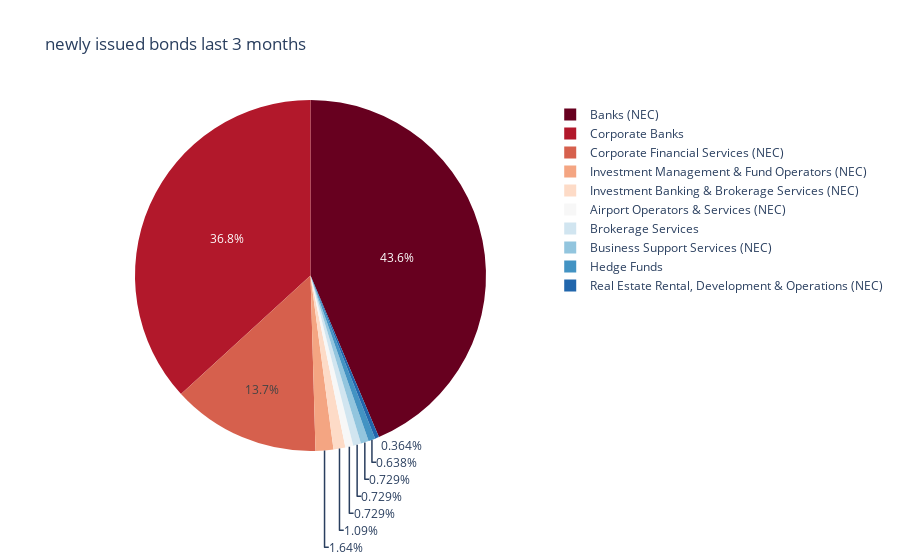

Here is the notebook cell this chart was saved with:
### Code cell
monb3 = date.today() + relativedelta(months=-3)
start = datetime.datetime(monb3.year, monb3.month, 1).strftime("%Y-%m-%d %H:%M:%S")[0:10]
end = date.today().strftime("%Y-%m-%d %H:%M:%S")[0:10]
print(start, end)
cols = ['RIC','IssueDate','FaceIssuedTotal','RCSTRBC2012Leaf']
f = df[cols].copy()
f.loc[:,"IssueDate"] = pd.to_datetime(f["IssueDate"])
f = f.set_index("IssueDate").sort_index(ascending=True)
f_3m = f[start:end]
rt = f_3m.groupby("RCSTRBC2012Leaf",as_index=False).agg('count')
rt = rt.sort_values('RIC', ascending = False).head(10)
fig = px.pie(rt, values='RIC', names='RCSTRBC2012Leaf', title='newly issued bonds last 3 months',color_discrete_sequence=px.colors.sequential.RdBu)
fig.show()

### Figure 1 — Plotly figure (JSON) as saved in the notebook; plotly's stock layout.template omitted (floating-point values rounded to 4 significant figures)
{"data": [{"domain": {"x": [0, 1], "y": [0, 1]}, "hovertemplate": "RCSTRBC2012Leaf=%{label}<br>RIC=%{value}<extra></extra>", "labels": ["Banks (NEC)", "Corporate Banks", "Corporate Financial Services (NEC)", "Investment Management & Fund Operators (NEC)", "Investment Banking & Brokerage Services (NEC)", "Airport Operators & Services (NEC)", "Brokerage Services", "Business Support Services (NEC)", "Hedge Funds", "Real Estate Rental, Development & Operations (NEC)"], "legendgroup": "", "name": "", "showlegend": true, "type": "pie", "values": [479, 404, 150, 18, 12, 8, 8, 8, 7, 4]}], "layout": {"autosize": true, "legend": {"tracegroupgap": 0}, "piecolorway": ["rgb(103,0,31)", "rgb(178,24,43)", "rgb(214,96,77)", "rgb(244,165,130)", "rgb(253,219,199)", "rgb(247,247,247)", "rgb(209,229,240)", "rgb(146,197,222)", "rgb(67,147,195)", "rgb(33,102,172)", "rgb(5,48,97)"], "title": {"text": "newly issued bonds last 3 months"}}}
